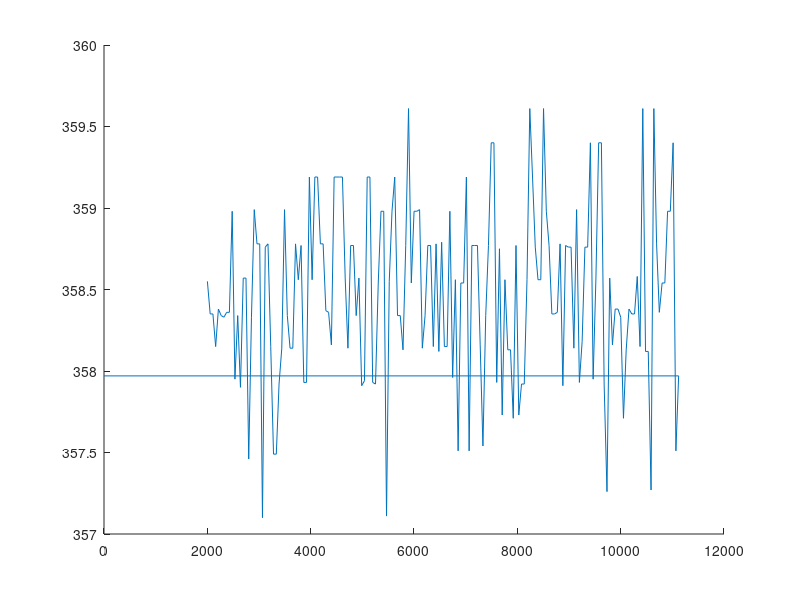

The MATLAB source for this figure: (Note: this script raises an error after producing the figure.)
close all;
clear all;
clc;

Data1 = csvread('straight.csv');
%Data2 = csvread('zigzag1600and1070.3.csv');
%Data3 = csvread('test1650.csv');

Step1(:,2) = Data1(:,1)+180;    %angle
%for(
%if(Step1(:,2)>360) {Step1(:,2) = Step1(:,2) - 180;}
Step1(:,1) = Data1(:,4);    %time
%Step2(:,2) = Data2(:,1);
%Step2(:,1) = Data2(:,4);
%Step3(:,2) = Data3(:,1);
%Step3(:,1) = Data3(:,4);

hold;
P1 = plot(Step1(:,1),Step1(:,2));
%P2 = plot(Step2(:,1),Step2(:,2));
%P3 = plot(Step3(:,1),Step3(:,2));

set( P1, 'color', '[1 0 0]', 'LineWidth', 2 );
%set( P2, 'color', '[0 .5 0]', 'LineWidth', 2 );
%set( P3, 'color', '[0 0 1]', 'LineWidth', 2 );

title('Step response with and without control')
xlabel('Time [s]')
ylabel('Velocity [m \cdot s^{-1}]')
% xlim([3 7]);
legend('Voltage step', 'P control','P control with Feed forward','Location', 'southeast' )
grid on
set(gca,'GridLineStyle',':', 'GridColor', 'k', 'GridAlpha', .6)
